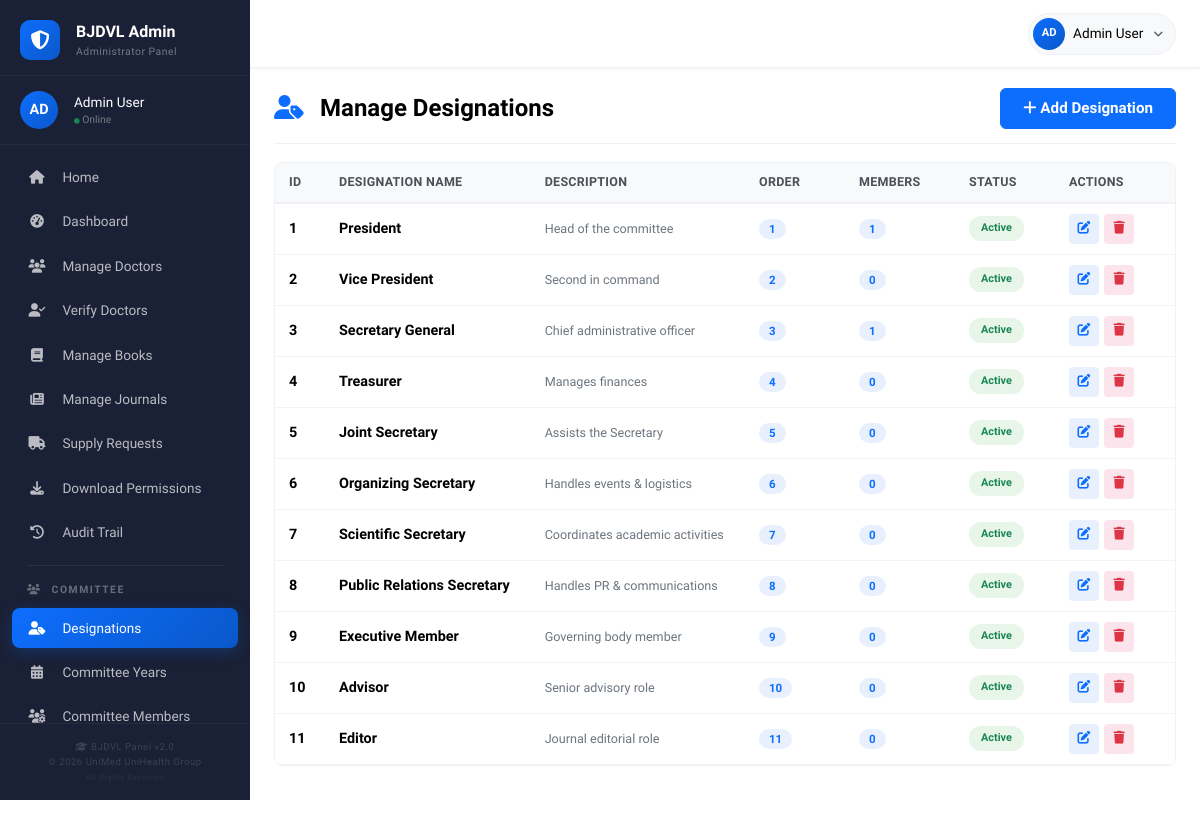
Screenshot of /admin/designations.php (signed in) with the database file from the repository.
### tables this page shows
CREATE TABLE `designations` (
  `id` int(11) NOT NULL,
  `name` varchar(100) NOT NULL,
  `description` varchar(255) DEFAULT NULL,
  `sort_order` int(11) DEFAULT 0,
  `status` tinyint(1) DEFAULT 1,
  `created_at` timestamp NOT NULL DEFAULT current_timestamp()
);

### admin/designations.php (the view, shortened to what this page needs)
<?php
$db = Database::getInstance()->getConnection();
$designations = $db->query("
    SELECT d.*,
           (SELECT COUNT(*) FROM committee_members WHERE designation_id = d.id) as member_count
    FROM designations d
    ORDER BY d.sort_order ASC, d.name ASC
")->fetch_all(MYSQLI_ASSOC);
?>
<!DOCTYPE html>
<html lang="en">
<head>
    <link href="https://cdn.jsdelivr.net/npm/bootstrap@5.3.0/dist/css/bootstrap.min.css" rel="stylesheet">
    <link rel="stylesheet" href="https://cdnjs.cloudflare.com/ajax/libs/font-awesome/6.4.0/css/all.min.css">
</head>
<body>
    <?php include __DIR__ . '/../includes/admin_nav.php'; ?>
    <div class="container-fluid">
        <div class="row">
            <?php include __DIR__ . '/../includes/admin_sidebar.php'; ?>
            <main class="main-content">
                <div class="page-header">
                    <h1><i class="fas fa-user-tag"></i> Manage Designations</h1>
                    <button class="btn btn-primary btn-add" data-bs-toggle="modal" data-bs-target="#addModal">
                        <i class="fas fa-plus"></i> Add Designation
                    </button>
                </div>
                <div class="table-card">
                    <div class="table-body">
                        <table>
                            <thead>
                                <tr>
                                    <th style="width: 50px;">ID</th>
                                    <th>Designation Name</th>
                                    <th>Description</th>
                                    <th style="width: 100px;">Order</th>
                                    <th style="width: 110px;">Members</th>
                                    <th style="width: 100px;">Status</th>
                                    <th style="width: 120px;">Actions</th>
                                </tr>
                            </thead>
                            <tbody>
                                <?php if (empty($designations)): ?>
                                <tr>
                                    <td colspan="7" class="text-center py-4" style="color:#6c757d;">
                                        <i class="fas fa-inbox fa-3x d-block mb-3" style="color:#dee2e6;"></i>
                                        No designations yet. Click "Add Designation" to get started.
                                    </td>
                                </tr>
                                <?php else: ?>
                                <?php foreach ($designations as $d): ?>
                                <tr>
                                    <td><strong><?php echo $d['id']; ?></strong></td>
                                    <td><strong><?php echo htmlspecialchars($d['name']); ?></strong></td>
                                    <td><small style="color:#6c757d;"><?php echo htmlspecialchars($d['description'] ?? '—'); ?></small></td>
                                    <td><span class="badge-count-info"><?php echo $d['sort_order']; ?></span></td>
                                    <td><span class="badge-count-info"><?php echo $d['member_count']; ?></span></td>
                                    <td>
                                        <span class="badge-status <?php echo $d['status'] ? 'active' : 'inactive'; ?>">
                                            <?php echo $d['status'] ? 'Active' : 'Inactive'; ?>
                                        </span>
                                    </td>
                                    <td>
                                        <div class="action-group">
                                            <button class="action-btn edit" onclick='editDesignation(<?php echo json_encode($d); ?>)' title="Edit">
                                                <i class="fas fa-edit"></i>
                                            </button>
                                            <a href="?delete=1&id=<?php echo $d['id']; ?>" class="action-btn delete"
                                               onclick="return confirm('Delete this designation? Members under it will also be removed.')" title="Delete">
                                                <i class="fas fa-trash"></i>
                                            </a>
                                        </div>
                                    </td>
                                </tr>
                                <?php endforeach; ?>
                                <?php endif; ?>
                            </tbody>
                        </table>
                    </div>
                </div>
            </main>
        </div>
    </div>
</body>
</html>

### admin/designations.php (style rules this page uses)
* { margin: 0; padding: 0; box-sizing: border-box; }
body { font-family: 'Cambria', Georgia, serif; background: #ffffff; color: #000; overflow-x: hidden; font-size: 16px; }
.main-content { margin-left: 250px; padding: 20px 24px 24px; min-height: 100vh; max-width: calc(100% - 250px); background: #ffffff; transition: all 0.3s ease; }
.page-header { display: flex; justify-content: space-between; align-items: center; flex-wrap: wrap; padding: 0 0 14px 0; border-bottom: 1px solid #eef1f5; margin-bottom: 18px; }
.page-header h1 { font-weight: 700; font-size: 1.5rem; color: #000; margin: 0; }
.page-header h1 i { color: #0d6efd; margin-right: 10px; }
.page-header .btn-add { font-weight: 600; padding: 8px 22px; border-radius: 6px; font-size: 0.95rem; }
.table-card { background: #f8f9fa; border-radius: 8px; border: 1px solid #eef1f5; overflow: hidden; }
.table-card .table-body { overflow-x: auto; }
.table-card table { margin: 0; width: 100%; background: #fff; min-width: 700px; }
.table-card table thead th { background: #f8f9fa; color: #495057; font-weight: 600; border-bottom: 2px solid #eef1f5; padding: 10px 14px; white-space: nowrap; font-size: 0.78rem; text-transform: uppercase; letter-spacing: 0.3px; }
.table-card table tbody td { padding: 10px 14px; vertical-align: middle; border-bottom: 1px solid #f0f4f8; font-size: 0.9rem; }
.badge-status { padding: 4px 12px; border-radius: 12px; font-size: 0.68rem; font-weight: 600; display: inline-block; }
.badge-status.active { background: #e8f5e9; color: #198754; }
.badge-count-info { font-size: 0.72rem; background: #e8f0fe; color: #0d6efd; padding: 3px 10px; border-radius: 10px; font-weight: 600; }
.action-btn { width: 30px; height: 30px; border-radius: 4px; border: none; display: inline-flex; align-items: center; justify-content: center; font-size: 0.8rem; cursor: pointer; text-decoration: none; transition: all 0.2s ease; }
.action-btn.edit { background: #e8f0fe; color: #0d6efd; }
.action-btn.delete { background: #fce4ec; color: #dc3545; }
.action-group { display: flex; gap: 5px; align-items: center; }

### rows the page displays
designations: id "1", name "President", description "Head of the committee", sort_order "1", member_count "1", status "Active"
designations: id "2", name "Vice President", description "Second in command", sort_order "2", member_count "0", status "Active"
designations: id "3", name "Secretary General", description "Chief administrative officer", sort_order "3", member_count "1", status "Active"
designations: id "4", name "Treasurer", description "Manages finances", sort_order "4", member_count "0", status "Active"
designations: id "5", name "Joint Secretary", description "Assists the Secretary", sort_order "5", member_count "0", status "Active"
designations: id "6", name "Organizing Secretary", description "Handles events & logistics", sort_order "6", member_count "0", status "Active"
designations: id "7", name "Scientific Secretary", description "Coordinates academic activities", sort_order "7", member_count "0", status "Active"
designations: id "8", name "Public Relations Secretary", description "Handles PR & communications", sort_order "8", member_count "0", status "Active"
designations: id "9", name "Executive Member", description "Governing body member", sort_order "9", member_count "0", status "Active"
designations: id "10", name "Advisor", description "Senior advisory role", sort_order "10", member_count "0", status "Active"
designations: id "11", name "Editor", description "Journal editorial role", sort_order "11", member_count "0", status "Active"

### other values shown
substr($_SESSION['user_name'] ?? 'A', 0, 2) "AD"
$_SESSION['user_name'] "Admin User"
